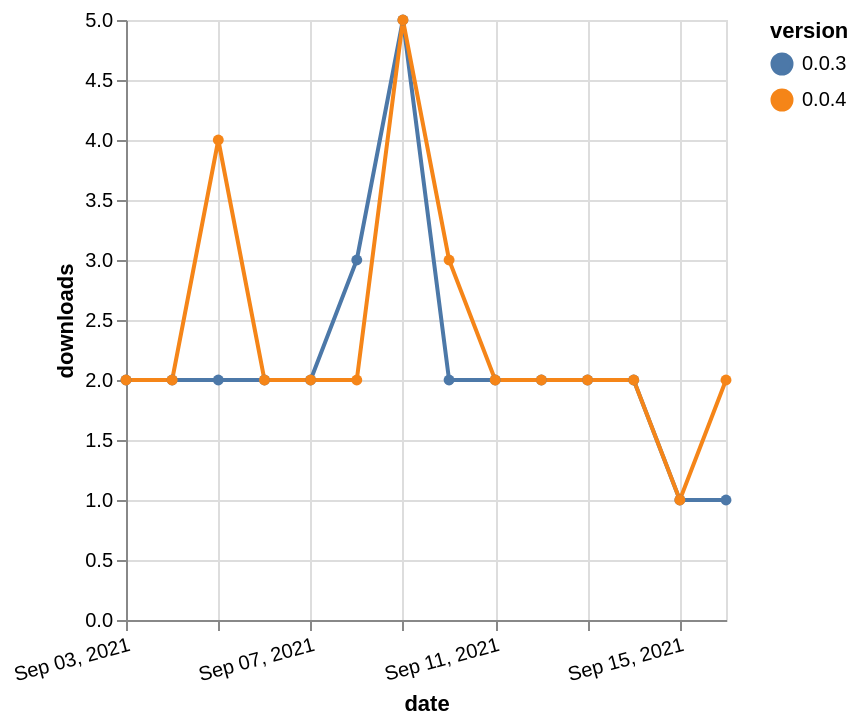

Vega-Lite specification for this chart:
### Vega-Lite specification from a JSON file in a GitHub repository (floating-point values rounded to 4 significant figures)
{"$schema": "https://vega.github.io/schema/vega-lite/v5.json", "description": "A simple bar chart with embedded data.", "data": {"values": [{"date": "2021-09-03", "total": 2419, "delta": 2, "version": "0.0.3"}, {"date": "2021-09-04", "total": 2421, "delta": 2, "version": "0.0.3"}, {"date": "2021-09-05", "total": 2423, "delta": 2, "version": "0.0.3"}, {"date": "2021-09-06", "total": 2425, "delta": 2, "version": "0.0.3"}, {"date": "2021-09-07", "total": 2427, "delta": 2, "version": "0.0.3"}, {"date": "2021-09-08", "total": 2430, "delta": 3, "version": "0.0.3"}, {"date": "2021-09-09", "total": 2435, "delta": 5, "version": "0.0.3"}, {"date": "2021-09-10", "total": 2437, "delta": 2, "version": "0.0.3"}, {"date": "2021-09-11", "total": 2439, "delta": 2, "version": "0.0.3"}, {"date": "2021-09-12", "total": 2441, "delta": 2, "version": "0.0.3"}, {"date": "2021-09-13", "total": 2443, "delta": 2, "version": "0.0.3"}, {"date": "2021-09-14", "total": 2445, "delta": 2, "version": "0.0.3"}, {"date": "2021-09-15", "total": 2446, "delta": 1, "version": "0.0.3"}, {"date": "2021-09-16", "total": 2447, "delta": 1, "version": "0.0.3"}, {"date": "2021-09-03", "total": 2590, "delta": 2, "version": "0.0.4"}, {"date": "2021-09-04", "total": 2592, "delta": 2, "version": "0.0.4"}, {"date": "2021-09-05", "total": 2596, "delta": 4, "version": "0.0.4"}, {"date": "2021-09-06", "total": 2598, "delta": 2, "version": "0.0.4"}, {"date": "2021-09-07", "total": 2600, "delta": 2, "version": "0.0.4"}, {"date": "2021-09-08", "total": 2602, "delta": 2, "version": "0.0.4"}, {"date": "2021-09-09", "total": 2607, "delta": 5, "version": "0.0.4"}, {"date": "2021-09-10", "total": 2610, "delta": 3, "version": "0.0.4"}, {"date": "2021-09-11", "total": 2612, "delta": 2, "version": "0.0.4"}, {"date": "2021-09-12", "total": 2614, "delta": 2, "version": "0.0.4"}, {"date": "2021-09-13", "total": 2616, "delta": 2, "version": "0.0.4"}, {"date": "2021-09-14", "total": 2618, "delta": 2, "version": "0.0.4"}, {"date": "2021-09-15", "total": 2619, "delta": 1, "version": "0.0.4"}, {"date": "2021-09-16", "total": 2621, "delta": 2, "version": "0.0.4"}]}, "width": "container", "mark": {"type": "line", "point": {"filled": true}}, "encoding": {"x": {"field": "date", "type": "temporal", "timeUnit": "yearmonthdate", "title": "date", "axis": {"labelAngle": -15}}, "y": {"field": "delta", "type": "quantitative", "title": "downloads"}, "color": {"field": "version", "type": "nominal"}, "tooltip": {"field": "delta"}}}
